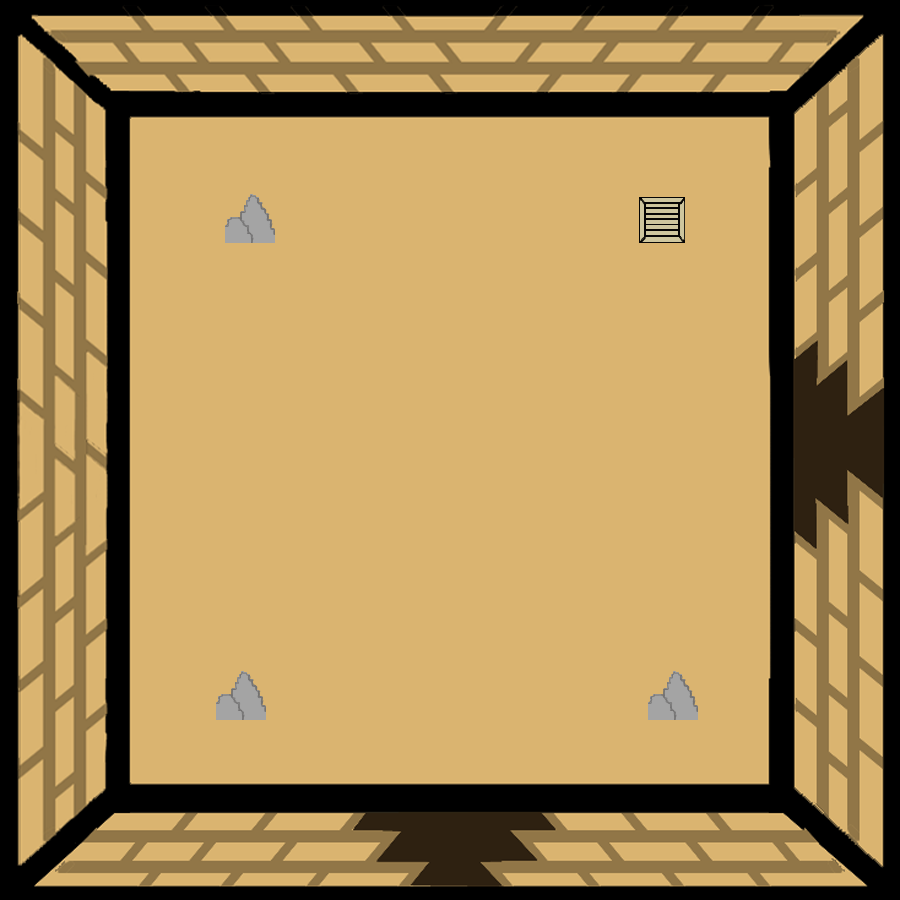

A 2D game scene composited from a Tiled map and its tileset images. What follows is a short description and the map's XML, with each tile layer's data collapsed to a summary:
An orthogonal 100x100 tile map with 9x9 px tiles, 2 tile layers (SALA, ROCAS Y CAJAS), 3 tilesets.

<map version="1.2" tiledversion="1.3.3" orientation="orthogonal" renderorder="right-down" width="100" height="100" tilewidth="9" tileheight="9" infinite="0" nextlayerid="3" nextobjectid="1">
 <tileset firstgid="1" source="RUINAS12.tsx" />
 <tileset firstgid="10001" source="ROCAS.tsx" />
 <tileset firstgid="10002" source="CAJA.tsx" />
 <layer id="1" name="SALA" width="100" height="100">
  <data>[10000 cells, 10000 non-empty, 10000 distinct tile ids]</data>
 </layer>
 <layer id="2" name="ROCAS Y CAJAS" width="100" height="100">
  <data>[10000 cells, 682 non-empty, 680 distinct tile ids]</data>
 </layer>
</map>
